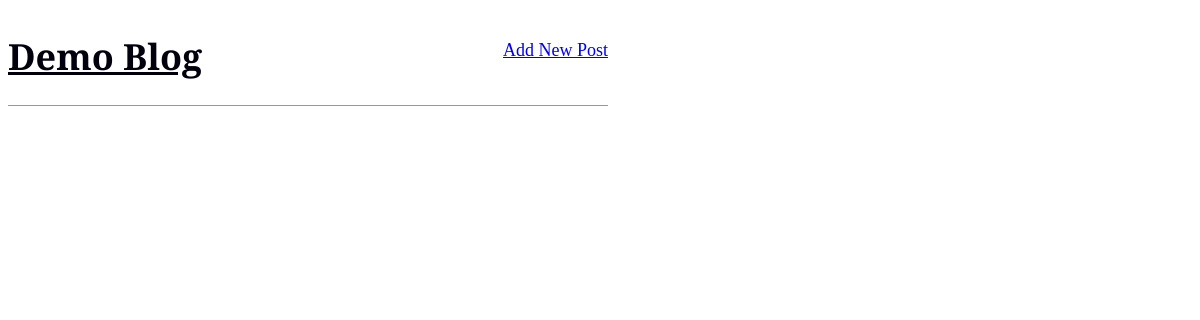
The app's page /, older data.
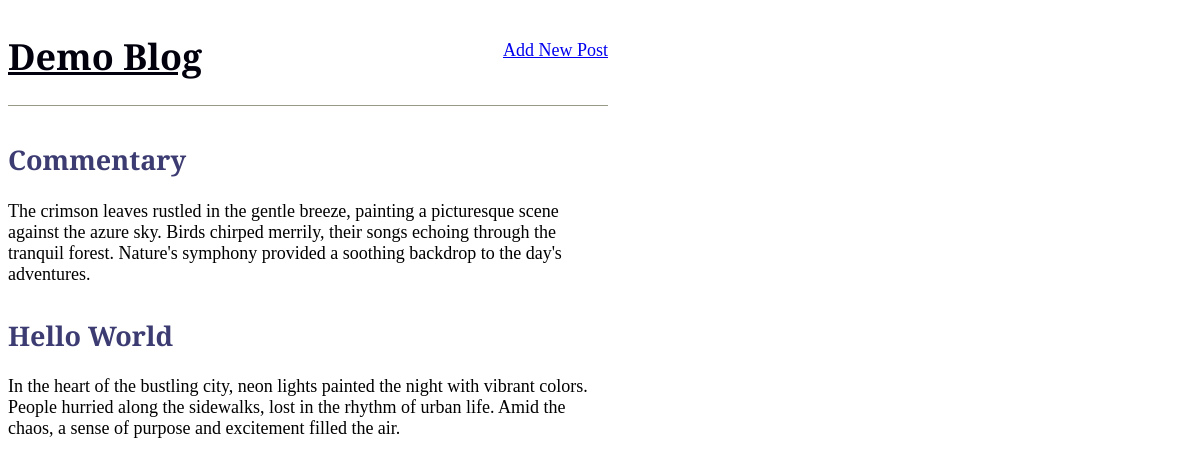
The same page, newer data.
### demo/models.py (models this page shows, shortened)
class Post(models.Model):
    title = models.CharField(max_length=200)
    author = models.ForeignKey(
        "auth.User",
        on_delete=models.CASCADE,
    )
    body = models.TextField()

### demo/views.py (the view)
# urls.py: path("", DemoViews.as_view(), name="home"),
class DemoViews(ListView):
    model = Post
    template_name = "home.html"

### templates/home.html
{% extends 'base.html' %}
{% block content %}
{% for post in object_list %}
<div class="post-entry">
    <h2>
        <a href="{% url 'post_detail' post.pk %}">{{ post.title }}</a>
    </h2>
    <p>{{ post.body }}</p>
</div>
{% endfor %}
{% endblock content %}

### templates/base.html (shortened to what this page needs)
{% load static %}
<html>
<head>
    <link rel="stylesheet" href="{% static 'css/base.css' %}">
</head>
<body>
    <header>
        <div class="nav-left">
            <h1>
                <a href="{% url 'home' %}">Demo Blog</a>
            </h1>
        </div>
        <div class="nav-right">
            <a href="{% url 'new_post' %}">Add New Post</a>
        </div>
    </header>
    <div>
        {% block content %}
        {% endblock content %}
    </div>
</body>
</html>

### static/css/base.css (style rules this page uses)
body { font-family: 'Playfair Display', serif; font-size: 18px; max-width: 50%; }
header { border-bottom: 1.5px solid #998; margin-bottom: 2.2rem; display: flex; }
header h1 a { color: rgb(3, 0, 14); }
.nav-left { margin-right: auto; }
.nav-right { display: flex; padding-top: 2rem; }
.post-entry { margin-bottom: 2rem; }
.post-entry h2 a, .post-entry h2 a:visited { color: rgb(60, 60, 114); text-decoration: none; }
.post-entry p { margin: 0; font-weight: 400; }

Row changes from the older to the newer data that the page shows:
added Post: title "Commentary", body "The crimson leaves rustled in the gentle breeze, painting a picturesque scene against the azure sky. Birds chirped merrily, their songs echoing through the tranquil forest. Nature's symphony provided a soothing backdrop to the day's adventures."
added Post: title "Hello World", body "In the heart of the bustling city, neon lights painted the night with vibrant colors. People hurried along the sidewalks, lost in the rhythm of urban life. Amid the chaos, a sense of purpose and excitement filled the air."
